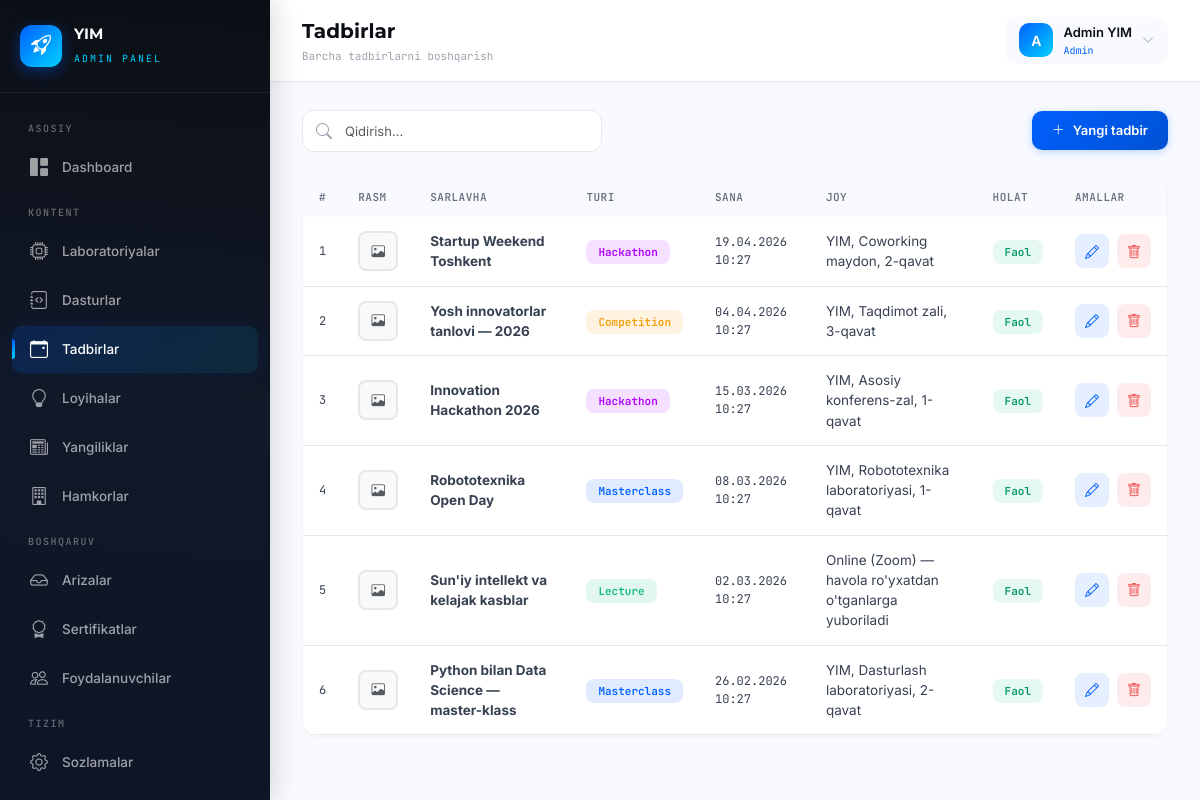
The app's page /admin-panel/events/ (signed in) with its own data.
### accounts/models.py (models this page shows, shortened)
class User(AbstractUser):
    ROLE_CHOICES = (
        ('admin', 'Admin'),
        ('student', 'Student'),
    )
    role = models.CharField(max_length=10, choices=ROLE_CHOICES, default='student')
    phone = models.CharField(max_length=20, blank=True, null=True)
    avatar = models.ImageField(upload_to='avatars/', blank=True, null=True)
    bio = models.TextField(blank=True, null=True)
    birth_date = models.DateField(blank=True, null=True)
    @property
    def is_admin_user(self):
        return self.role == 'admin' or self.is_superuser

### dashboard/models.py (models this page shows, shortened)
class Event(models.Model):
    TYPE_CHOICES = (
        ('masterclass', 'Master-klass'),
        ('hackathon', 'Xakaton'),
        ('lecture', "Ma'ruza"),
        ('competition', 'Tanlov'),
    )
    title = models.CharField(max_length=300, verbose_name="Sarlavha")
    event_type = models.CharField(max_length=20, choices=TYPE_CHOICES, default='masterclass', verbose_name="Turi")
    image = models.ImageField(upload_to='events/', blank=True, null=True, verbose_name="Rasm")
    description = models.TextField(blank=True, verbose_name="Tavsif")
    date = models.DateTimeField(verbose_name="Sana va vaqt")
    location = models.CharField(max_length=300, blank=True, verbose_name="Joy")
    is_active = models.BooleanField(default=True, verbose_name="Faol")
    created_at = models.DateTimeField(auto_now_add=True)
    updated_at = models.DateTimeField(auto_now=True)
    class Meta:
        ordering = ['-date']
        verbose_name = "Tadbir"
        verbose_name_plural = "Tadbirlar"

### dashboard/views.py (the view)
# urls.py: path('events/', views.event_list, name='event_list'),
@admin_required
def event_list(request):
    return generic_list(request, Event, 'dashboard/events/list.html', 'events')

### dashboard/context_processors.py (called while the page is built)
def pending_applications(request):
    if request.user.is_authenticated:
        try:
            count = Application.objects.filter(status='pending').count()
            return {'pending_count': count}
        except Exception:
            return {'pending_count': 0}
    return {'pending_count': 0}

### dashboard/views.py (called while the page is built)
def admin_required(view_func):
    @wraps(view_func)
    @login_required
    def wrapper(request, *args, **kwargs):
        if not request.user.is_admin_user:
            messages.error(request, "Sizda ruxsat yo'q!")
            return redirect('login')
        return view_func(request, *args, **kwargs)
    return wrapper

def generic_list(request, model, template, context_name, order_by='-created_at'):
    items = model.objects.all()
    search = request.GET.get('search', '')
    if search:
        if hasattr(model, 'name'):
            items = items.filter(name__icontains=search)
        elif hasattr(model, 'title'):
            items = items.filter(title__icontains=search)
    return render(request, template, {context_name: items, 'search': search})

### templates/dashboard/events/list.html (shortened to what this page needs)
{% extends "dashboard/base.html" %}
{% block page_title %}Tadbirlar{% endblock %}
{% block page_subtitle %}Barcha tadbirlarni boshqarish{% endblock %}
{% block content %}
<div class="d-flex justify-content-between align-items-center mb-4 flex-wrap gap-3">
    <div class="search-box">
        <i class="bi bi-search"></i>
        <form method="get">
            <input type="text" class="form-control" name="search" value="{{ search }}" placeholder="Qidirish...">
        </form>
    </div>
    <a href="{% url 'dashboard:event_create' %}" class="btn btn-primary-custom">
        <i class="bi bi-plus-lg me-2"></i>Yangi tadbir
    </a>
</div>
<div class="data-card animate-in">
    <div class="table-responsive">
        <table class="table table-modern mb-0">
            <thead>
                <tr>
                    <th>#</th>
                    <th>Rasm</th>
                    <th>Sarlavha</th>
                    <th>Turi</th>
                    <th>Sana</th>
                    <th>Joy</th>
                    <th>Holat</th>
                    <th>Amallar</th>
                </tr>
            </thead>
            <tbody>
                {% for event in events %}
                <tr>
                    <td style="font-family: 'JetBrains Mono'; font-size: 12px;">{{ forloop.counter }}</td>
                    <td>
                        {% if event.image %}
                        <img src="{{ event.image.url }}" class="table-img" alt="">
                        {% else %}
                        <div class="table-img d-flex align-items-center justify-content-center bg-light"><i class="bi bi-image text-muted"></i></div>
                        {% endif %}
                    </td>
                    <td><strong>{{ event.title }}</strong></td>
                    <td>
                        {% if event.event_type == 'masterclass' %}
                        <span class="badge-status" style="background: rgba(0,95,253,0.12); color: #005FFD;">Masterclass</span>
                        {% elif event.event_type == 'hackathon' %}
                        <span class="badge-status" style="background: rgba(176,0,255,0.12); color: #B000FF;">Hackathon</span>
                        {% elif event.event_type == 'lecture' %}
                        <span class="badge-status" style="background: rgba(16,185,129,0.12); color: #10B981;">Lecture</span>
                        {% elif event.event_type == 'competition' %}
                        <span class="badge-status" style="background: rgba(245,158,11,0.12); color: #F59E0B;">Competition</span>
                        {% else %}
                        <span class="badge-status">{{ event.get_event_type_display }}</span>
                        {% endif %}
                    </td>
                    <td style="font-family: 'JetBrains Mono'; font-size: 12px;">{{ event.date|date:"d.m.Y H:i" }}</td>
                    <td>{{ event.location }}</td>
                    <td>
                        {% if event.is_active %}
                        <span class="badge-status badge-active">Faol</span>
                        {% else %}
                        <span class="badge-status badge-inactive">Nofaol</span>
                        {% endif %}
                    </td>
                    <td>
                        <div class="d-flex gap-2">
                            <a href="{% url 'dashboard:event_edit' event.pk %}" class="btn-action edit" title="Tahrirlash"><i class="bi bi-pencil"></i></a>
                            <button class="btn-action delete" title="O'chirish" data-bs-toggle="modal" data-bs-target="#deleteModal{{ event.pk }}"><i class="bi bi-trash"></i></button>
                        </div>
                    </td>
                </tr>
                {% endfor %}
            </tbody>
        </table>
    </div>
</div>
{% endblock %}

### templates/dashboard/base.html (shortened to what this page needs)
{% load static %}
<!DOCTYPE html>
<html lang="uz" data-bs-theme="light">
<head>
    <link href="https://cdn.jsdelivr.net/npm/bootstrap@5.3.3/dist/css/bootstrap.min.css" rel="stylesheet">
    <link href="https://cdn.jsdelivr.net/npm/bootstrap-icons@1.11.3/font/bootstrap-icons.min.css" rel="stylesheet">
</head>
<body>
    <aside class="sidebar" id="sidebar">
        <div class="sidebar-brand">
            <div class="brand-icon">
                <i class="bi bi-rocket-takeoff"></i>
            </div>
            <div>
                <h5>YIM</h5>
                <small>Admin Panel</small>
            </div>
        </div>
        <nav class="sidebar-nav">
            <div class="nav-section-title">Asosiy</div>
            <a href="{% url 'dashboard:home' %}" class="nav-link {% if request.resolver_match.url_name == 'home' %}active{% endif %}">
                <i class="bi bi-grid-1x2-fill"></i>
                Dashboard
            </a>
            <div class="nav-section-title">Kontent</div>
            <a href="{% url 'dashboard:laboratory_list' %}" class="nav-link {% if 'laborator' in request.resolver_match.url_name %}active{% endif %}">
                <i class="bi bi-cpu"></i>
                Laboratoriyalar
            </a>
            <a href="{% url 'dashboard:program_list' %}" class="nav-link {% if 'program' in request.resolver_match.url_name %}active{% endif %}">
                <i class="bi bi-journal-code"></i>
                Dasturlar
            </a>
            <a href="{% url 'dashboard:event_list' %}" class="nav-link {% if 'event' in request.resolver_match.url_name %}active{% endif %}">
                <i class="bi bi-calendar-event"></i>
                Tadbirlar
            </a>
            <a href="{% url 'dashboard:project_list' %}" class="nav-link {% if 'project' in request.resolver_match.url_name %}active{% endif %}">
                <i class="bi bi-lightbulb"></i>
                Loyihalar
            </a>
            <a href="{% url 'dashboard:news_list' %}" class="nav-link {% if 'news' in request.resolver_match.url_name %}active{% endif %}">
                <i class="bi bi-newspaper"></i>
                Yangiliklar
            </a>
            <a href="{% url 'dashboard:partner_list' %}" class="nav-link {% if 'partner' in request.resolver_match.url_name %}active{% endif %}">
                <i class="bi bi-building"></i>
                Hamkorlar
            </a>
            <div class="nav-section-title">Boshqaruv</div>
            <a href="{% url 'dashboard:application_list' %}" class="nav-link {% if 'application' in request.resolver_match.url_name %}active{% endif %}">
                <i class="bi bi-inbox"></i>
                Arizalar
            </a>
            <a href="{% url 'dashboard:certificate_list' %}" class="nav-link {% if 'certificate' in request.resolver_match.url_name %}active{% endif %}">
                <i class="bi bi-award"></i>
                Sertifikatlar
            </a>
            <a href="{% url 'dashboard:user_list' %}" class="nav-link {% if 'user' in request.resolver_match.url_name %}active{% endif %}">
                <i class="bi bi-people"></i>
                Foydalanuvchilar
            </a>
            <div class="nav-section-title">Tizim</div>
            <a href="{% url 'dashboard:site_settings' %}" class="nav-link {% if request.resolver_match.url_name == 'site_settings' %}active{% endif %}">
                <i class="bi bi-gear"></i>
                Sozlamalar
            </a>
            <a href="{% url 'logout' %}" class="nav-link" style="color: rgba(239, 68, 68, 0.7);">
            </a>
        </nav>
    </aside>
    <div class="main-content">
        <header class="topbar">
            <div class="d-flex align-items-center gap-3">
                <div class="page-title">
                    {% block page_title %}Dashboard{% endblock %}
                    <small>{% block page_subtitle %}Yoshlar innovatsiya markazi{% endblock %}</small>
                </div>
            </div>
            <div class="topbar-right">
                <div class="dropdown">
                    <div class="user-info" data-bs-toggle="dropdown">
                        <div class="user-avatar">
                            {{ request.user.username|first|upper }}
                        </div>
                        <div>
                            <div class="name">{{ request.user.get_full_name|default:request.user.username }}</div>
                            <div class="role-badge">{{ request.user.get_role_display|default:"Admin" }}</div>
                        </div>
                        <i class="bi bi-chevron-down" style="font-size: 12px; color: #9CA3AF;"></i>
                    </div>
                </div>
            </div>
        </header>
        <div class="content-area">
            {% block content %}{% endblock %}
        </div>
    </div>
</body>
</html>

### records on screen
User: user.username|first "A", user.get_full_name "Admin YIM", user.role "Admin"
Event: title "Startup Weekend Toshkent", event_type "Hackathon", date "19.04.2026 10:27", location "YIM, Coworking maydon, 2-qavat", is_active "Faol"
Event: title "Yosh innovatorlar tanlovi — 2026", event_type "Competition", date "04.04.2026 10:27", location "YIM, Taqdimot zali, 3-qavat", is_active "Faol"
Event: title "Innovation Hackathon 2026", event_type "Hackathon", date "15.03.2026 10:27", location "YIM, Asosiy konferens-zal, 1-qavat", is_active "Faol"
Event: title "Robototexnika Open Day", event_type "Masterclass", date "08.03.2026 10:27", location "YIM, Robototexnika laboratoriyasi, 1-qavat", is_active "Faol"
Event: title "Sun'iy intellekt va kelajak kasblar", event_type "Lecture", date "02.03.2026 10:27", location "Online (Zoom) — havola ro'yxatdan o'tganlarga yuboriladi", is_active "Faol"
Event: title "Python bilan Data Science — master-klass", event_type "Masterclass", date "26.02.2026 10:27", location "YIM, Dasturlash laboratoriyasi, 2-qavat", is_active "Faol"
